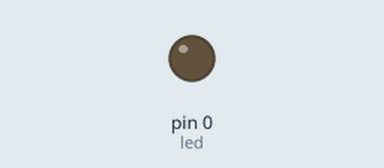
The sketch below on a simulated Arduino Uno, built with avr-gcc and run on an emulated ATmega328P. On the bench: output pins drawn as LEDs (lit = HIGH).

Above: at 1.1 s.
At 5.5 s:
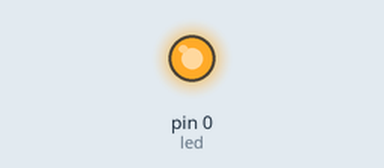
Timing chart, 0 to 8.2 s (numbered marks = the images above):
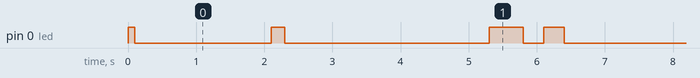

The sketch:

teste_vestivel.ino
```cpp
#define led 0

void setup() {
  pinMode(led, OUTPUT);

}

void loop() {
  digitalWrite(led, HIGH);
  delay(100);
  digitalWrite(led, LOW);
  delay(2000);
  digitalWrite(led, HIGH);
  delay(200);
  digitalWrite(led, LOW);
  delay(3000);
  digitalWrite(led, HIGH);
  delay(500);
  digitalWrite(led, LOW);
  delay(300);
  digitalWrite(led, HIGH);
  delay(200);
}
```

Measured:
- by itself, pin 0 (led): repeats every 6.3 s: LOW 2.0 s, HIGH 0.20 s, LOW 3.0 s, HIGH 0.50 s, LOW 0.30 s, HIGH 0.30 s
- by itself, everything shown: repeats every 6.3 s, in 6 steps
